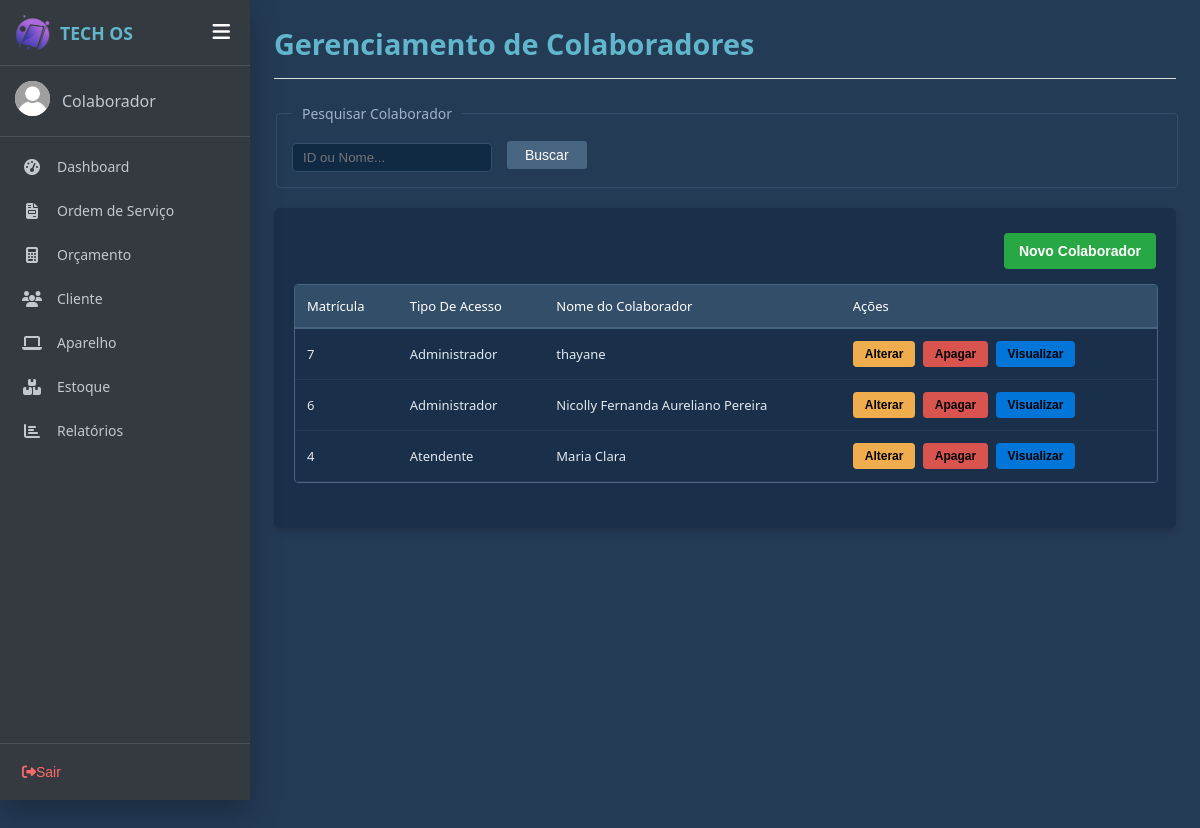
The page /funcionario.php on the database its author committed.
### tables this page shows
CREATE TABLE `funcionario` (
  `idFuncionario` int(11) NOT NULL COMMENT 'Chave primária de identificação do funcionário',
  `tipoFuncionario` varchar(50) DEFAULT NULL COMMENT 'Cargo, nível de acesso ou perfil do funcionário',
  `nomeFuncionario` varchar(150) NOT NULL COMMENT 'Nome completo do funcionário',
  `cpfFuncionario` varchar(20) DEFAULT NULL COMMENT 'CPF do funcionário',
  `telefoneFuncionario` int(20) NOT NULL,
  `emailFuncionario` varchar(150) DEFAULT NULL COMMENT 'E-mail para contato e comunicação interna',
  `cepFuncionario` int(11) NOT NULL,
  `enderecoFuncionario` varchar(255) DEFAULT NULL COMMENT 'Endereço residencial completo do funcionário',
  `numeroFuncionario` int(11) NOT NULL,
  `complementoFuncionario` varchar(50) NOT NULL,
  `bairroFuncionario` varchar(30) NOT NULL,
  `cidadeFuncionario` varchar(30) NOT NULL,
  `estadoFuncionario` varchar(30) NOT NULL,
  `login` varchar(100) DEFAULT NULL COMMENT 'Nome do usuário utilizado para autentificação no sistema',
  `senha` varchar(255) DEFAULT NULL COMMENT 'Senha de acesso criptografada do funcionário para login no sistema',
  `fotoFuncionario` varchar(225) DEFAULT NULL COMMENT 'Foto do funcionário'
);

### php/funcaoFuncionario.php (the view, shortened to what this page needs)
<?php
    function listaFuncionarios($termoBusca = ""){
        $html = "";
    include("includes/conexao.php");
    $sql = "SELECT idFuncionario, tipoFuncionario, nomeFuncionario, cpfFuncionario, emailFuncionario, telefoneFuncionario, cepFuncionario, enderecoFuncionario, numeroFuncionario, complementoFuncionario, bairroFuncionario, cidadeFuncionario, estadoFuncionario, login, senha from funcionario";
    $sql .= " ORDER BY idFuncionario DESC";
    $result = mysqli_query($conn,$sql);
    if(mysqli_num_rows($result) > 0){
        foreach($result as $coluna){
        $html .= "<tr>
                          <td>".$coluna['idFuncionario']."</td>
                          <td>".$coluna['tipoFuncionario']."</td>
                          <td>".$coluna['nomeFuncionario']."</td>
                          <td>
                            <button class='btn-alterar-tabela btn-alterar' title='Alterar'
                            data-id='".$coluna['idFuncionario']."'
                            data-tipo='".htmlspecialchars($coluna['tipoFuncionario'], ENT_QUOTES)."'
                            data-nome='".htmlspecialchars($coluna['nomeFuncionario'], ENT_QUOTES)."'
                            data-cpf='".htmlspecialchars($coluna['cpfFuncionario'], ENT_QUOTES)."'
                            data-email='".htmlspecialchars($coluna['emailFuncionario'], ENT_QUOTES)."'
                            data-telefone='".htmlspecialchars($coluna['telefoneFuncionario'], ENT_QUOTES)."'
                            data-cep='".htmlspecialchars($coluna['cepFuncionario'], ENT_QUOTES)."'
                            data-endereco='".htmlspecialchars($coluna['enderecoFuncionario'], ENT_QUOTES)."'
                            data-numero='".htmlspecialchars($coluna['numeroFuncionario'], ENT_QUOTES)."'
                            data-complemento='".htmlspecialchars($coluna['complementoFuncionario'], ENT_QUOTES)."'
                            data-bairro='".htmlspecialchars($coluna['bairroFuncionario'], ENT_QUOTES)."'
                            data-cidade='".htmlspecialchars($coluna['cidadeFuncionario'], ENT_QUOTES)."'
                            data-estado='".htmlspecialchars($coluna['estadoFuncionario'], ENT_QUOTES)."'
                            data-login='".htmlspecialchars($coluna['login'], ENT_QUOTES)."'
                            data-senha='".htmlspecialchars($coluna['senha'], ENT_QUOTES)."'
                            >
                            Alterar
                            </button>
                            <button class='btn-apagar-tabela btn-apagar' title='Apagar'
                            data-id='".$coluna['idFuncionario']."'
                            >
                            Apagar
                            </button>
                            <button class='btn-visualizar-tabela btn-visualizar' title='Visualizar'
                            data-id='".$coluna['idFuncionario']."'
                            data-tipo='".htmlspecialchars($coluna['tipoFuncionario'], ENT_QUOTES)."'
                            data-nome='".htmlspecialchars($coluna['nomeFuncionario'], ENT_QUOTES)."'
                            data-cpf='".htmlspecialchars($coluna['cpfFuncionario'], ENT_QUOTES)."'
                            data-email='".htmlspecialchars($coluna['emailFuncionario'], ENT_QUOTES)."'
                            data-telefone='".htmlspecialchars($coluna['telefoneFuncionario'], ENT_QUOTES)."'
                            data-cep='".htmlspecialchars($coluna['cepFuncionario'], ENT_QUOTES)."'
                            data-endereco='".htmlspecialchars($coluna['enderecoFuncionario'], ENT_QUOTES)."'
                            data-numero='".htmlspecialchars($coluna['numeroFuncionario'], ENT_QUOTES)."'
                            data-complemento='".htmlspecialchars($coluna['complementoFuncionario'], ENT_QUOTES)."'
                            data-bairro='".htmlspecialchars($coluna['bairroFuncionario'], ENT_QUOTES)."'
                            data-cidade='".htmlspecialchars($coluna['cidadeFuncionario'], ENT_QUOTES)."'
                            data-estado='".htmlspecialchars($coluna['estadoFuncionario'], ENT_QUOTES)."'
                            data-login='".htmlspecialchars($coluna['login'], ENT_QUOTES)."'
                            data-senha='".htmlspecialchars($coluna['senha'], ENT_QUOTES)."'
                            >Visualizar</button>
                            </td>
                     </tr>";
        }
    }
        return $html;
    }
    ?>

### css/os.css (style rules this page uses)
.os-table td { padding: 12px; border-bottom: 1px solid #243b53; color: #e2e8f0; }

### css/style_cadastros.css (style rules this page uses)
.btn-alterar, .btn-apagar, .btn-visualizar { border: none; border-radius: 4px; cursor: pointer; padding: 6px 12px; font-size: 12px; font-weight: 600; margin-right: 4px; transition: all 0.2s ease-in-out; display: inline-block; font-weight: bold; color:black; }
.btn-alterar { background-color: #f0ad4e; color:black; }
.btn-apagar { background-color: #d9534f; color: black; }
.btn-visualizar { background-color: #0275d8; color: black; }

### css/sidebar.css (style rules this page uses)
:root { --sidebar-bg: #343a40; --sidebar-hover: rgba(255, 255, 255, 0.1); --sidebar-active: #007bff; --text-color: #c2c7d0; --sidebar-width: 250px; }
body { margin: 0; font-family: 'Segoe UI', Tahoma, Geneva, Verdana, sans-serif; display: flex; background-color: #243b55; color: #ffffff; min-height: 100vh; transition: padding-left 0.3s ease; padding-left: var(--sidebar-width); }

### rows shown on the page
funcionario: idFuncionario "7", tipoFuncionario "Administrador", nomeFuncionario "thayane"
funcionario: idFuncionario "6", tipoFuncionario "Administrador", nomeFuncionario "Nicolly Fernanda Aureliano Pereira"
funcionario: idFuncionario "4", tipoFuncionario "Atendente", nomeFuncionario "Maria Clara"

### other values the page prints
nomeFuncionario($idLogado) "Colaborador"
